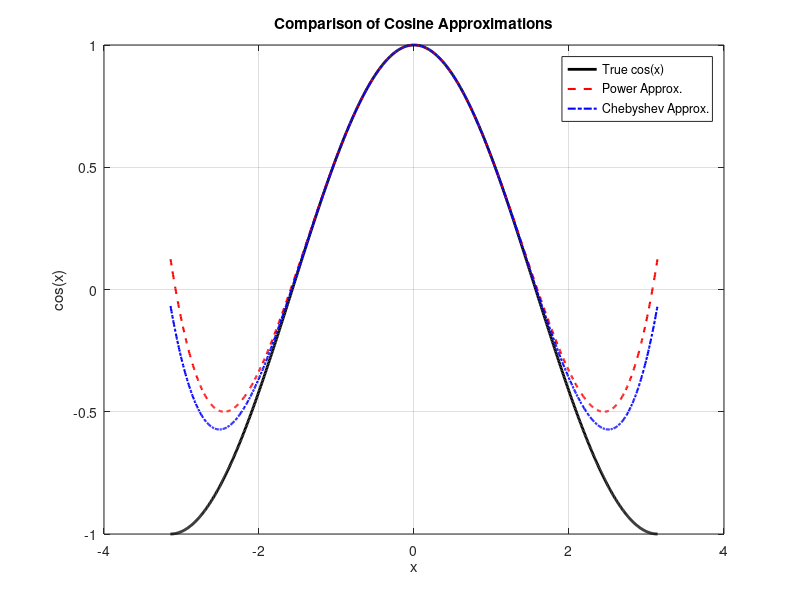

Here is the MATLAB script that generated this plot:
clc;

% Define the domain
x = linspace(-pi, pi, 1000);

% True cosine values
cos_true = cos(x);

% Maclaurin series approximation
maclaurin_approx = 1 - x.^2 / 2 + x.^4 / 24;

% Define the function and Chebyshev polynomials properly for array operations
f = @(x) cos(x);
T0 = @(x) 1 + 0*x;  % Ensures T0 is the same size as x
T1 = @(x) x;
T2 = @(x) 2*x.^2 - 1;
T3 = @(x) 4*x.^3 - 3*x;
T4 = @(x) 8*x.^4 - 8*x.^2 + 1;

% Define the weighting function for the Chebyshev polynomials
w = @(x) 1./sqrt(1-x.^2);

% Integration limits
a = -1;
b = 1;

% Coefficients calculation with vector-friendly operations
a0 = 1/pi * integral(@(x) f(x).*T0(x).*w(x), a, b, 'ArrayValued',true);
a1 = 2/pi * integral(@(x) f(x).*T1(x).*w(x), a, b, 'ArrayValued',true);
a2 = 2/pi * integral(@(x) f(x).*T2(x).*w(x), a, b, 'ArrayValued',true);
a3 = 2/pi * integral(@(x) f(x).*T3(x).*w(x), a, b, 'ArrayValued',true);
a4 = 2/pi * integral(@(x) f(x).*T4(x).*w(x), a, b, 'ArrayValued',true);

% Print results
fprintf('Coefficients are: a0 = %f, a1 = %f, a2 = %f, a3 = %f, a4 = %f\n', a0, a1, a2, a3, a4);

% Evaluate the Chebyshev polynomials at the points in x
T0_eval = T0(x);
T1_eval = T1(x);
T2_eval = T2(x);
T3_eval = T3(x);
T4_eval = T4(x);

% Example coefficients calculated earlier
a0 = 0.765198; a1 = -0.000000; a2 = -0.229807; a3 = 0.000000; a4 = 0.004953;

% Chebyshev series approximation using evaluated polynomials
chebyshev_approx = a0 * T0_eval + a1 * T1_eval + a2 * T2_eval + a3 * T3_eval + a4 * T4_eval;

% Plotting
figure;
plot(x, cos_true, 'k-', 'LineWidth', 2);
hold on;
plot(x, maclaurin_approx, 'r--', 'LineWidth', 1.5);
plot(x, chebyshev_approx, 'b-.', 'LineWidth', 1.5);
legend('True cos(x)', 'Power Approx.', 'Chebyshev Approx.');
xlabel('x');
ylabel('cos(x)');
title('Comparison of Cosine Approximations');
grid on;

% Error analysis
error_maclaurin = max(abs(cos_true - maclaurin_approx));
error_chebyshev = max(abs(cos_true - chebyshev_approx));
disp(['Max error Power: ', num2str(error_maclaurin)]);
disp(['Max error Chebyshev: ', num2str(error_chebyshev)]);
